Frame 1 (no input): blank canvas, image omitted
Frame 60 (no input): blank canvas, image omitted
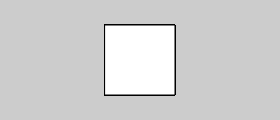
Frame 120 (the mouse pressed at the canvas centre since frame 60)

The p5.js sketch whose frames 1 and 60 were blank and that drew this single picture after the mouse press (run headless with seeded random() and noise() and a simulated clock; from frame 60 on, the mouse is pressed at the canvas centre):

// p5.js sketch
// ── sketch.js
function setup() {
  createCanvas(280, 120);
  background(204);
}

function draw() {
  translate(mouseX, mouseY);
  var scalar = mouseX / 60.0;
  scale(scalar);
  strokeWeight(1.0 / scalar);
  rect(-15, -15, 30, 30);
}

// https://editor.p5js.org/jht1493/sketches/Iy6KGB3Wf
// Ex_06_09 Strokes Consistent

// https://github.com/lmccart/gswp5.js-code/blob/master/06_Transform/Ex_06_09.js
